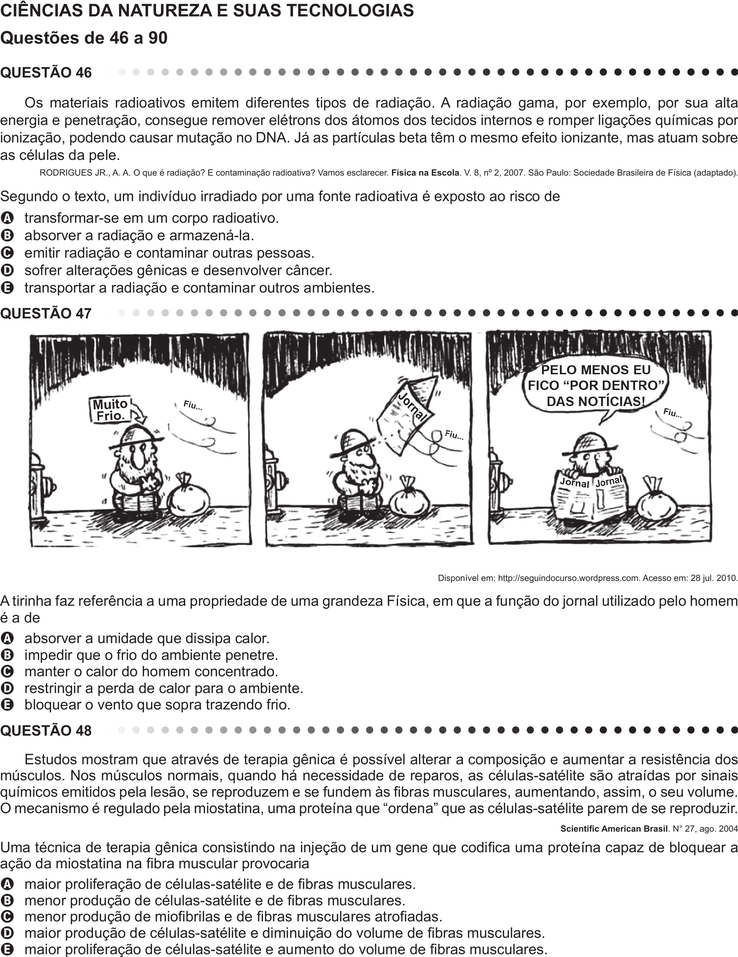
#> input picture Passo6/inteiras/pagina_enem_14.png, 738 x 957 px, shrunk from 2113 x 2741 before the run; its folder holds 4 pictures in this run
$ python seix2.py
#> lines starting #> are read from the running program, lines starting #| are printed output that depends on the picture
from PIL import Image
import os
import re

pasta_imagens = "inteiras"
pasta_saida = "."
os.makedirs(pasta_saida, exist_ok=True)

# Função para extrair apenas o número da página/sequência e ordenar
def get_sort_key(nome_arquivo):
    # Procura por qualquer número no formato 'pagina_enem_X' ou 'pagina_X'
    match = re.search(r'pagina_enem_(\d+)', nome_arquivo)
    if match:
        return int(match.group(1))

    # Caso os arquivos não tenham 'pagina_enem_', busca o primeiro grupo de dígitos no nome
    match_generico = re.search(r'(\d+)', nome_arquivo)
    return int(match_generico.group(1)) if match_generico else 0

# Pegar e ordenar as imagens corretamente
arquivos = [f for f in os.listdir(pasta_imagens) if f.lower().endswith(('.png', '.jpg', '.jpeg'))]
arquivos.sort(key=get_sort_key)

# Abrir todas as imagens na ordem correta
imagens = []
for arquivo in arquivos:
    caminho = os.path.join(pasta_imagens, arquivo)
    imagens.append(Image.open(caminho))
    print(f"Adicionando: {arquivo}")  # Para verificar a ordem

# Encontrar a largura máxima
largura_max = max(img.width for img in imagens)

# Concatenar verticalmente
altura_total = sum(img.height for img in imagens)
imagem_final = Image.new('RGB', (largura_max, altura_total))
#> imagem_final: PIL image 738x3828 RGB; every value is 0

y = 0
for img in imagens:
    imagem_final.paste(img, (0, y))
    y += img.height
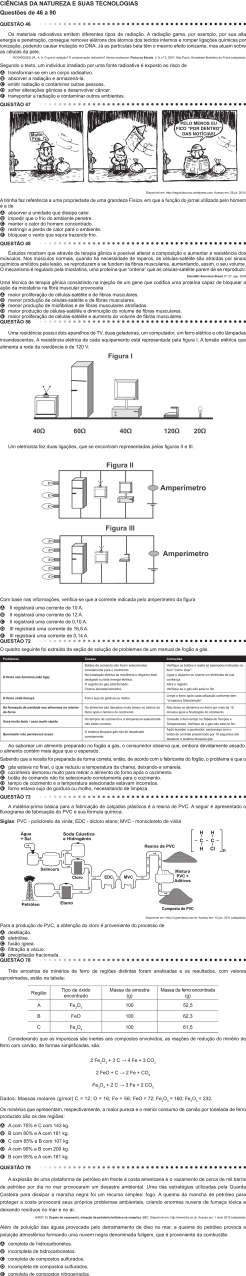
#> imagem_final: PIL image 738x3828 RGB (shown at 1/3 size); mean R, G, B 235.9, 235.5, 235.6

# Salvar
imagem_final.save(os.path.join(pasta_saida, 'inteiras_concatenadas_verticalmente.png'))
print("Imagens concatenadas na ordem correta!")
print(f"Ordem dos arquivos: {arquivos}")
